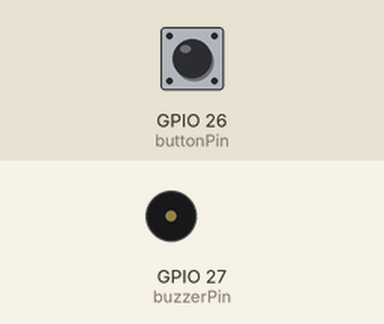
Bench run of a sketch on a simulated ESP32. Parts: buzzer (waves = sounding, pin HIGH). The test bench sets the inputs (shaded band); at power-on: GPIO 26 (buttonPin) LOW.

Above: at 1.2 s.
1.3 s: GPIO 26 (buttonPin) pulled HIGH for 0.15 s
At 1.37 s:
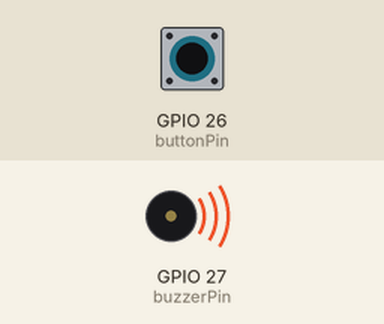
2.9 s: GPIO 26 (buttonPin) pulled HIGH for 3.2 s
At 6.8 s:
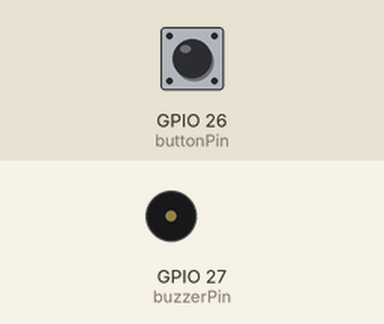
Timing chart, 0 to 8.3 s (numbered marks = the images above; inputs shaded):
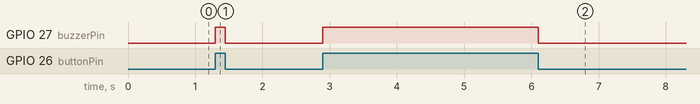

Measured:
- after the input at 1.3 s, GPIO 27 (buzzerPin): LOW → HIGH at once, → LOW 0.15 s later
- after the input at 2.9 s, GPIO 27 (buzzerPin): LOW → HIGH at once, → LOW 3.2 s later

The sketch:

LKPD16.ino
```cpp
const int buttonPin = 26;
const int buzzerPin = 27;
void setup() {
  pinMode(buzzerPin, OUTPUT);
  pinMode(buttonPin, INPUT);
}

void loop() {
  int buttonState = digitalRead(buttonPin);
  if (buttonState == HIGH) {
    digitalWrite(buzzerPin,HIGH);
  } else{
    digitalWrite(buzzerPin, LOW);}}
```
